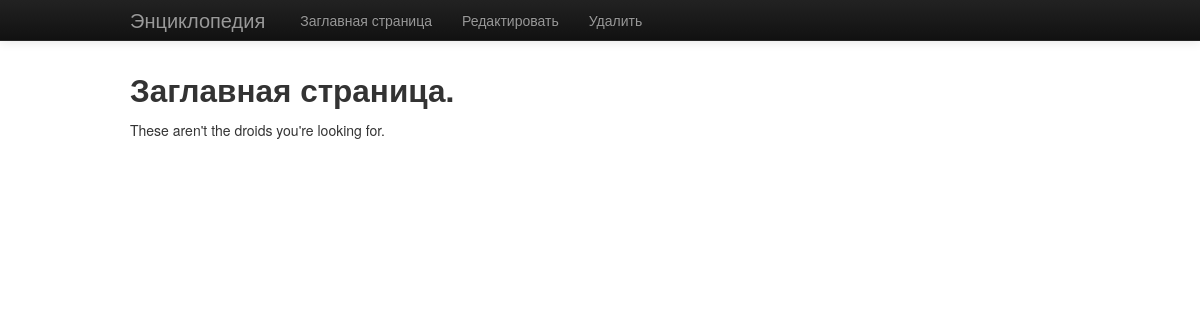
The app's page /article1/ with its own data.
### encyclopaedia/models.py (models this page shows, shortened)
class Article(models.Model):
    name = models.CharField(max_length=200)
    text = models.TextField()

### encyclopaedia/views.py (the view)
# urls.py: url(r'^article(?P<pk>\d+)/$', views.ArticleDetailView.as_view(), name='article-detail'),
class ArticleDetailView(DetailView):
    model = Article
    template_name = 'encyclopaedia/article-detail.html'

### encyclopaedia/templates/encyclopaedia/article-detail.html (shortened to what this page needs)
{% extends "encyclopaedia/base.html" %}
{% block nav-other %}
  <li><a href="{% url 'article-update' object.id %}">Редактировать</a></li>
  <li><a href="{% url 'article-delete' object.id %}">Удалить</a></li>
{% endblock nav-other %}
{% block body %}
  <h2>{{ object.name }}</h2>
  <p>{{ object.text }}</p>
{% endblock body %}

### encyclopaedia/templates/encyclopaedia/base.html (style rules this page uses)
body { padding-top: 60px; }

### records on screen
Article: name "Заглавная страница.", text "These aren't the droids you're looking for."
